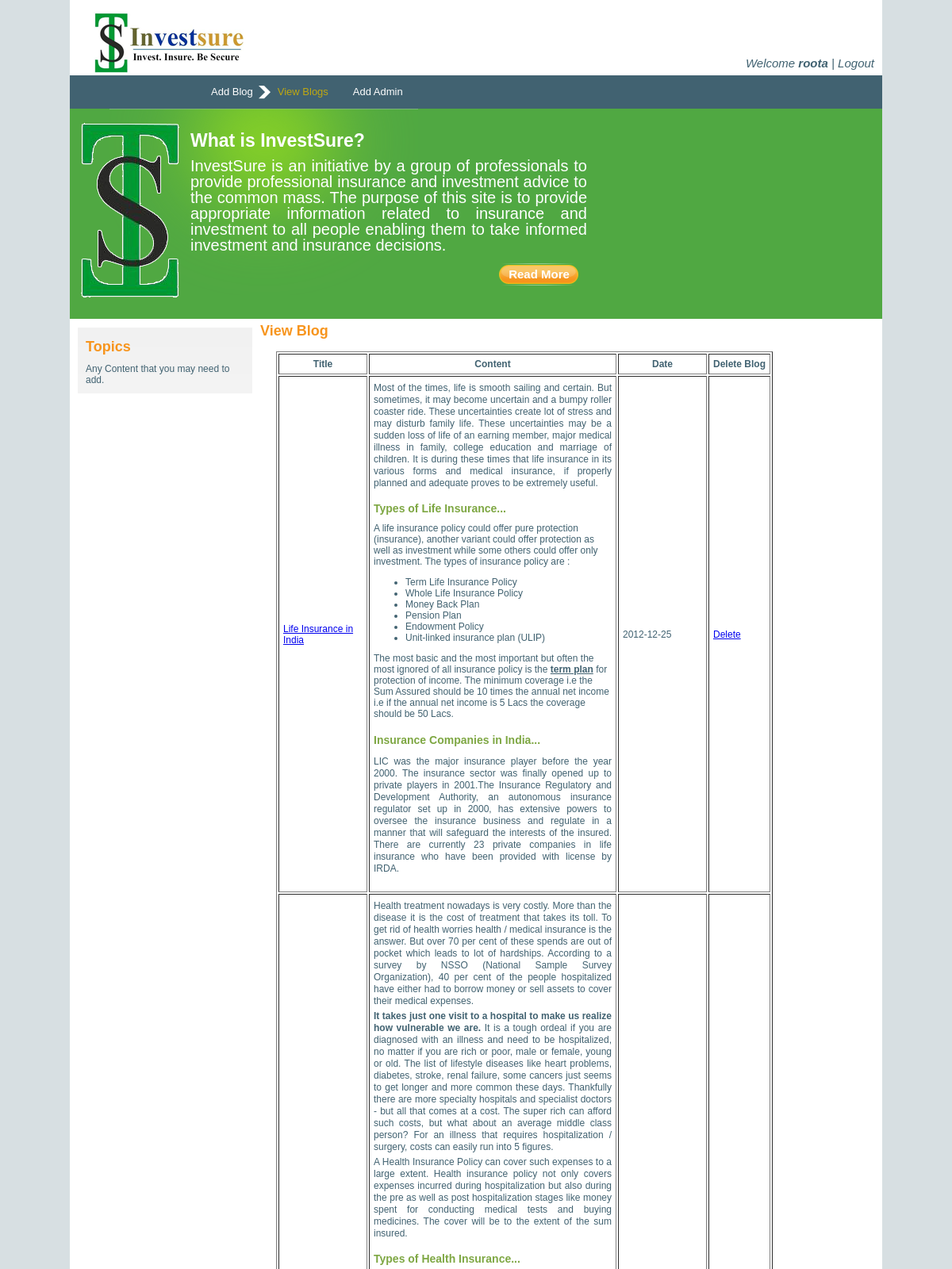
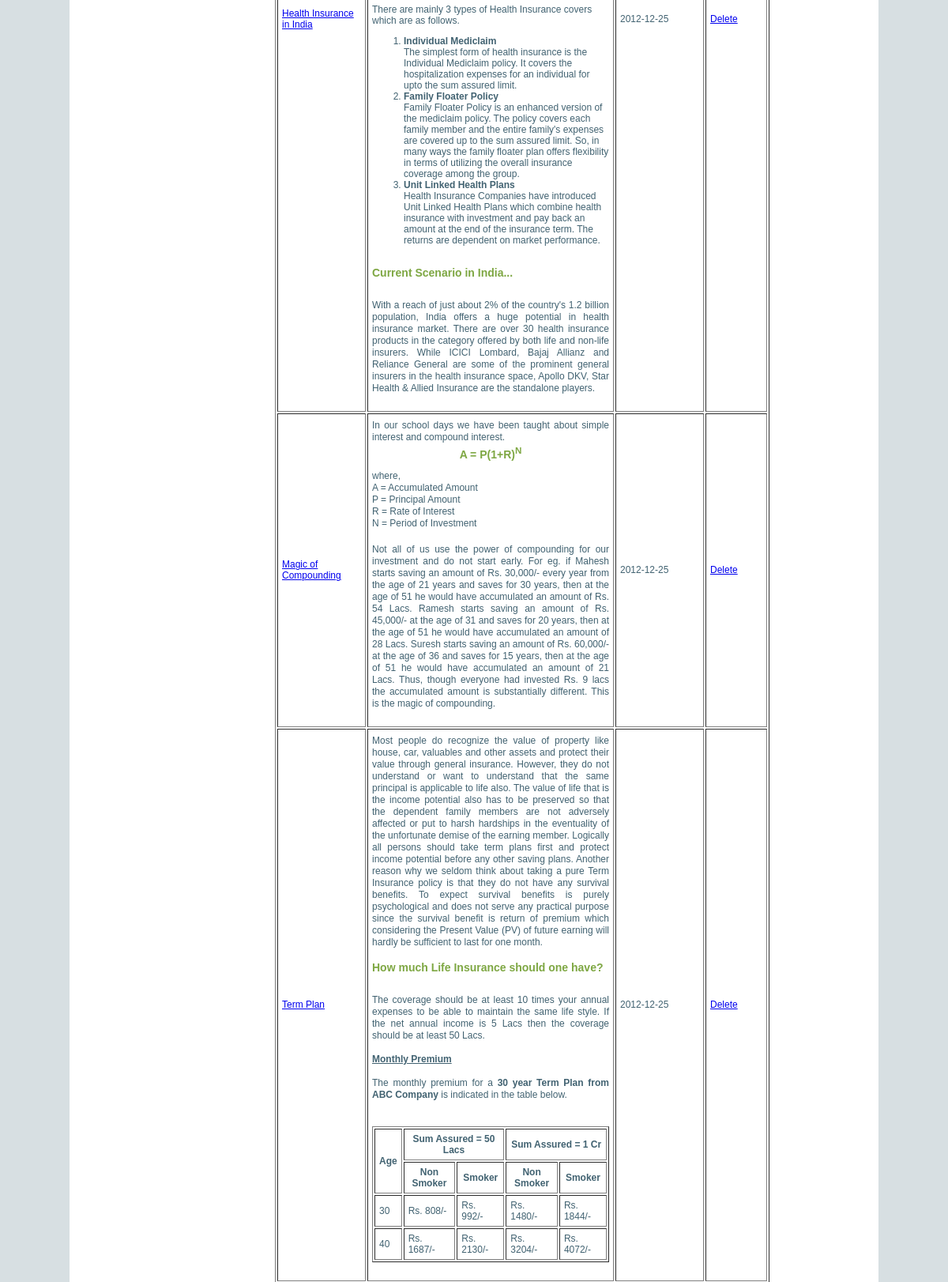
Page /admin/view.php (signed in, upper part) on the committed database (2 pictures, top to bottom).
### tables this page shows
CREATE TABLE IF NOT EXISTS `blog` (
  `id` int(11) NOT NULL AUTO_INCREMENT,
  `title` varchar(30) NOT NULL,
  `content` text NOT NULL,
  `date` date NOT NULL,
  PRIMARY KEY (`id`)
);

### admin/view.php (the view, shortened to what this page needs)
<!DOCTYPE html PUBLIC "-//W3C//DTD XHTML 1.0 Transitional//EN" "http://www.w3.org/TR/xhtml1/DTD/xhtml1-transitional.dtd">
<html xmlns="http://www.w3.org/1999/xhtml"><head>
<link rel="stylesheet" type="text/css" href="style.css" media="screen">
<link rel="stylesheet" type="text/css" href="lavalamp.css" media="screen">
        <link href="css/demo.css" rel="stylesheet" type="text/css"/>
        <link href="css/jcontent.css" rel="stylesheet" type="text/css"/>
</head>
<body>
<div id="main_container">
	<div id="header">
    	<div id="logo"><a href="home.php"><img src="images/logo.png" alt="" title="" border="0"></a>&nbsp;
		</div>
        <p style="margin-right: 0px">Welcome <?php if(!isset($_COOKIE['admin'])){echo "Guest";} else {echo "<b> " . $_COOKIE['admin'] . "</b> | <a href = 'logout.php' style = 'text-decoration: none; color: #416271;'>Logout</a>";} ?></p>
        <div id="menu">
            <ul id="menu1">
                <li><a href="admin.php" title="">Add Blog</a></li>
                <li class="current"><a class="current" href="view.php" title="">View Blogs</a></li>
                <li><a href="add.php" title="">Add Admin</a></li>
            </ul>
        </div>
    </div>
       <div class="box">
    	<div class="logo_1">
        <img src="images/logo_1.png" alt="" title="">
        </div>
        <div class="text_content">
        <h1>What is InvestSure?</h1>
        <p class="green">
        InvestSure is an initiative by a group of professionals to provide professional
insurance and investment advice to the common mass. The purpose of this site is to
provide appropriate information related to insurance and investment to all people
enabling them to take informed investment and insurance decisions.
        </p>
       <div class="read_more"><a href="about.php">Read More</a></div>
        </div>
        <div id="right_nav">
        </div>
    </div>
    <div id="main_content">
<div id="left_content_blog">
        <h2>Topics</h2>
         <div id="left_nav_blog">
            <ul>
                Any Content that you may need to add.
            </ul>
        </div>
        </div>
<h2 style = "margin-left: 15px;">View Blog</h2>
    	<div id="wide_content">
            <?php
			$result = mysql_query("select * from blog") or die (mysql_error());
			echo "<table border = 1 cellspacing = 2 cellpadding = 5><tr><th width = 100px>Title</th><th width = 300px>Content</th><th width = 100px>Date</th><th>Delete Blog</th></tr>";
			while ($row = mysql_fetch_array($result))
			{
			echo "<tr><td><a href='edit.php?id=".$row['id']."'>".$row['title']."</a></td><td>".$row['content']."</td><td>".$row['date']."</td><td><a href = 'view.php?delete=".$row['id']."'>Delete</a></td></tr>";
			}
			echo"</table>";
			?>
        </div>
    <br />
    </div>
</div>
</body></html>

### admin/style.css (style rules this page uses)
body { background-color: #D7DFE2; margin:0px; padding:0px; font: 12px verdana, arial, helvetica; color: #416271; }
h1 { padding:5px 0 5px 0; margin:0px; font-size:23px; line-height: 30px; color:#FFFFFF; }
h2 { padding:5px 0 5px 0; margin:0px; font-size:18px; color:#f7951e; }
h4 { padding:0 0 10px 0; margin:0px; font-size:14px; color:#7ea743; }
p { text-align:justify; padding:2px 0 2px 0; margin:0px; line-height:15px; }
p.green { color:#ffffff; font-size: 20px; line-height: 20px; }
#main_container { width:1024px; height:auto; margin:auto; background-color:#FFFFFF; }
#header { width:1024px; height:auto; margin:auto; }
#header p { margin-top: 70px; font-style: oblique; font-size: 15px; padding-right: 10px; float: right; }
#logo { padding:15px 0 0 30px; float:left; }
#menu { width:1024px; height:42px; padding:0px; clear:both; background-color:#416271; }
#menu ul { list-style:none; padding-left: 150px; display:block; }
#menu ul li { list-style:none;display:inline;float:left;width:auto;height:42px;padding:0px;line-height:42px; font-family:Arial, Helvetica, sans-serif; font-size:13px; }
#menu ul li a { height:42px; width: auto;float:left;text-decoration:none;padding:0 0 0 25px; margin:0px 3px 0px 3px;color:#fff;text-align:center; z-index: 11; }
#menu ul li a.current { height:42px;width: auto;float:left;text-decoration:none;padding:0px;color: #fff;padding:0 0 0 25px; color: #BFA811; }
.box { width:1024px; height:265px; clear:both; background:url(images/green_box_bg.gif) no-repeat left #50a842; background-position:50px 0px; }
.logo_1 { float:left; padding-left:10px; padding-top:15px; }
.text_content { width:500px; float:left; padding:20px 0 0 0; }
.read_more { width:101px; height:29px; float:right; padding:10px; font-size: 15px; font-weight: bold; background:url(images/read_more_bg.gif) no-repeat center; line-height:29px; text-align:center; }
.read_more a { text-decoration:none; color:#FFFFFF; }
#left_nav_blog { height: auto;padding:5px 0 0 0; float:left; }
#left_nav_blog ul { list-style:none;margin: auto;display:block; padding:0px; }
#main_content { width:auto; height:auto; clear:both; }
#left_content_blog { width:200px; height:auto; margin:10px; float:left; padding:10px; background:url(images/left_content_bg.gif) repeat-x top; }
#right_nav { width:250px;height: 250px;padding:0px 5px 5px 50px; float:left;font-size: 10px;line-height: 15px; }
#wide_content { width:730px; float:right; margin-left: 0px; padding:10px 34px 10px 20px; border-bottom:1px #a7ef6e dashed; }
ul#menu1 li { position:relative; z-index:5; height: 33px; }

### rows in the picture
blog: title "Life Insurance in India", content "Most of the times, life is smooth sailing and certain. But sometimes, it may become uncertain and a bumpy roller coaster ride. These uncertainties create lot of stress and may disturb family life. These uncertainties may be a sudden loss of life of an earning member, major medical illness in family, college education and marriage of children. It is during these times that life insurance in its various forms and medical insurance, if properly planned and adequate proves to be extremely useful. Types of Life Insurance... A life insurance policy could offer pure protection (insurance), another variant could offer protection as well as investment while some others could offer only investment.…", date "2012-12-25"
blog: title "Health Insurance in India", content "Health treatment nowadays is very costly. More than the disease it is the cost of treatment that takes its toll. To get rid of health worries health / medical insurance is the answer. But over 70 per cent of these spends are out of pocket which leads to lot of hardships. According to a survey by NSSO (National Sample Survey Organization), 40 per cent of the people hospitalized have either had to borrow money or sell assets to cover their medical expenses. It takes just one visit to a hospital to make us realize how vulnerable we are. It is a tough ordeal if you are diagnosed with an illness and need to be hospitalized, no matter if you are rich or poor, male or female, young or old. The…", date "2012-12-25"
blog: title "Magic of Compounding", content "In our school days we have been taught about simple interest and compound interest. A = P(1+R) N where, A = Accumulated Amount P = Principal Amount R = Rate of Interest N = Period of Investment Not all of us use the power of compounding for our investment and do not start early. For eg. if Mahesh starts saving an amount of Rs. 30,000/- every year from the age of 21 years and saves for 30 years, then at the age of 51 he would have accumulated an amount of Rs. 54 Lacs. Ramesh starts saving an amount of Rs. 45,000/- at the age of 31 and saves for 20 years, then at the age of 51 he would have accumulated an amount of 28 Lacs. Suresh starts saving an amount of Rs. 60,000/- at the age of 36 and…", date "2012-12-25"
blog: title "Term Plan", content "Most people do recognize the value of property like house, car, valuables and other assets and protect their value through general insurance. However, they do not understand or want to understand that the same principal is applicable to life also. The value of life that is the income potential also has to be preserved so that the dependent family members are not adversely affected or put to harsh hardships in the eventuality of the unfortunate demise of the earning member. Logically all persons should take term plans first and protect income potential before any other saving plans. Another reason why we seldom think about taking a pure Term Insurance policy is that they do not have any…", date "2012-12-25"

### other values in the picture
$_COOKIE['admin'] "roota"
